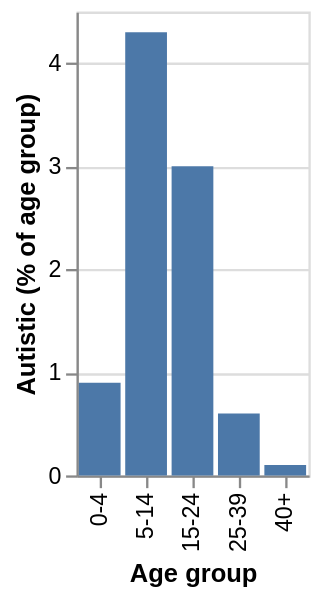

This figure's Vega-Lite source:
### Vega-Lite specification from a JSON file in a GitHub repository (floating-point values rounded to 4 significant figures)
{"$schema": "https://vega.github.io/schema/vega-lite/v5.json", "description": "Test chart to confirm Vega-Lite loads. Delete once real charts are added.", "width": "container", "height": 200, "data": {"values": [{"age_group": "0-4", "percent": 0.9}, {"age_group": "5-14", "percent": 4.3}, {"age_group": "15-24", "percent": 3.0}, {"age_group": "25-39", "percent": 0.6}, {"age_group": "40+", "percent": 0.1}]}, "mark": "bar", "encoding": {"x": {"field": "age_group", "type": "nominal", "sort": null, "title": "Age group"}, "y": {"field": "percent", "type": "quantitative", "title": "Autistic (% of age group)"}}}
